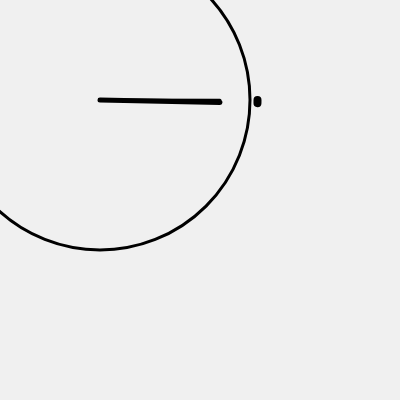
Frame 1 (no input)
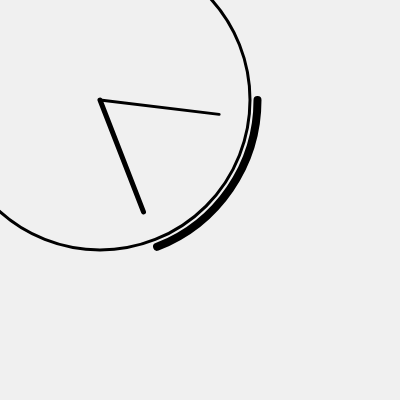
Frame 60 (no input)
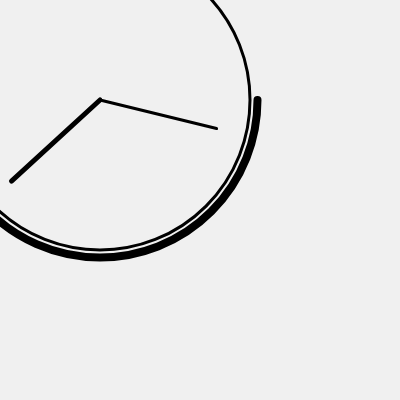
Frame 120 (the mouse pressed at the canvas centre since frame 60)

The p5.js sketch that drew these frames (run headless with seeded random() and noise() and a simulated clock; from frame 60 on, the mouse is pressed at the canvas centre):

// p5.js sketch
// ── sketch.js

function setup() {
  createCanvas(400, 400);
}

function draw() {
   background(240);

   let cx = width/4;
   let cy = height/4;
   let r= 150;

   //caratula
   stroke(0);
   strokeWeight(3);
   noFill();
   circle(cx,cy,r*2);

   let ang= frameCount*0.02;
   let ang2 = frameCount*0.002;
   //creacion del punto de la manecilla usando el cos/sen
   let x2=cx+(r*0.8)*cos(ang);
   let y2 = cy + (r*0.8)*sin(ang);
   let x22 = cx+(r*0.8)*cos(ang2);
   let y22= cy + (r*0.8)*sin(ang2);


  


   // Crear manecilla
   strokeWeight(5);
   line(cx,cy,x2,y2);
   strokeWeight(3);
   line(cx,cy,x22,y22)
   //arco de progreso
   strokeWeight(8);
   arc(cx,cy,r*2.1,r*2.1,0,ang);

}
